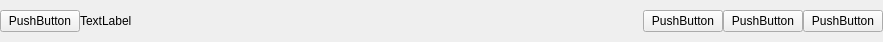
<?xml version="1.0" encoding="UTF-8"?>
<ui version="4.0">
 <class>TitleBar</class>
 <widget class="QWidget" name="TitleBar">
  <property name="geometry">
   <rect>
    <x>0</x>
    <y>0</y>
    <width>883</width>
    <height>42</height>
   </rect>
  </property>
  <property name="minimumSize">
   <size>
    <width>0</width>
    <height>28</height>
   </size>
  </property>
  <property name="maximumSize">
   <size>
    <width>16777215</width>
    <height>42</height>
   </size>
  </property>
  <property name="windowTitle">
   <string>Form</string>
  </property>
  <layout class="QHBoxLayout" name="horizontalLayout">
   <property name="spacing">
    <number>0</number>
   </property>
   <property name="leftMargin">
    <number>0</number>
   </property>
   <property name="topMargin">
    <number>0</number>
   </property>
   <property name="rightMargin">
    <number>0</number>
   </property>
   <property name="bottomMargin">
    <number>0</number>
   </property>
   <item>
    <widget class="QPushButton" name="btnSetting">
     <property name="text">
      <string>PushButton</string>
     </property>
    </widget>
   </item>
   <item>
    <widget class="QLabel" name="labelCaption">
     <property name="text">
      <string>TextLabel</string>
     </property>
    </widget>
   </item>
   <item>
    <spacer name="horizontalSpacer">
     <property name="orientation">
      <enum>Qt::Horizontal</enum>
     </property>
     <property name="sizeHint" stdset="0">
      <size>
       <width>507</width>
       <height>20</height>
      </size>
     </property>
    </spacer>
   </item>
   <item>
    <widget class="QPushButton" name="btnMin">
     <property name="text">
      <string>PushButton</string>
     </property>
    </widget>
   </item>
   <item>
    <widget class="QPushButton" name="btnMax">
     <property name="text">
      <string>PushButton</string>
     </property>
    </widget>
   </item>
   <item>
    <widget class="QPushButton" name="btnClose">
     <property name="text">
      <string>PushButton</string>
     </property>
    </widget>
   </item>
  </layout>
 </widget>
 <resources/>
 <connections/>
</ui>
